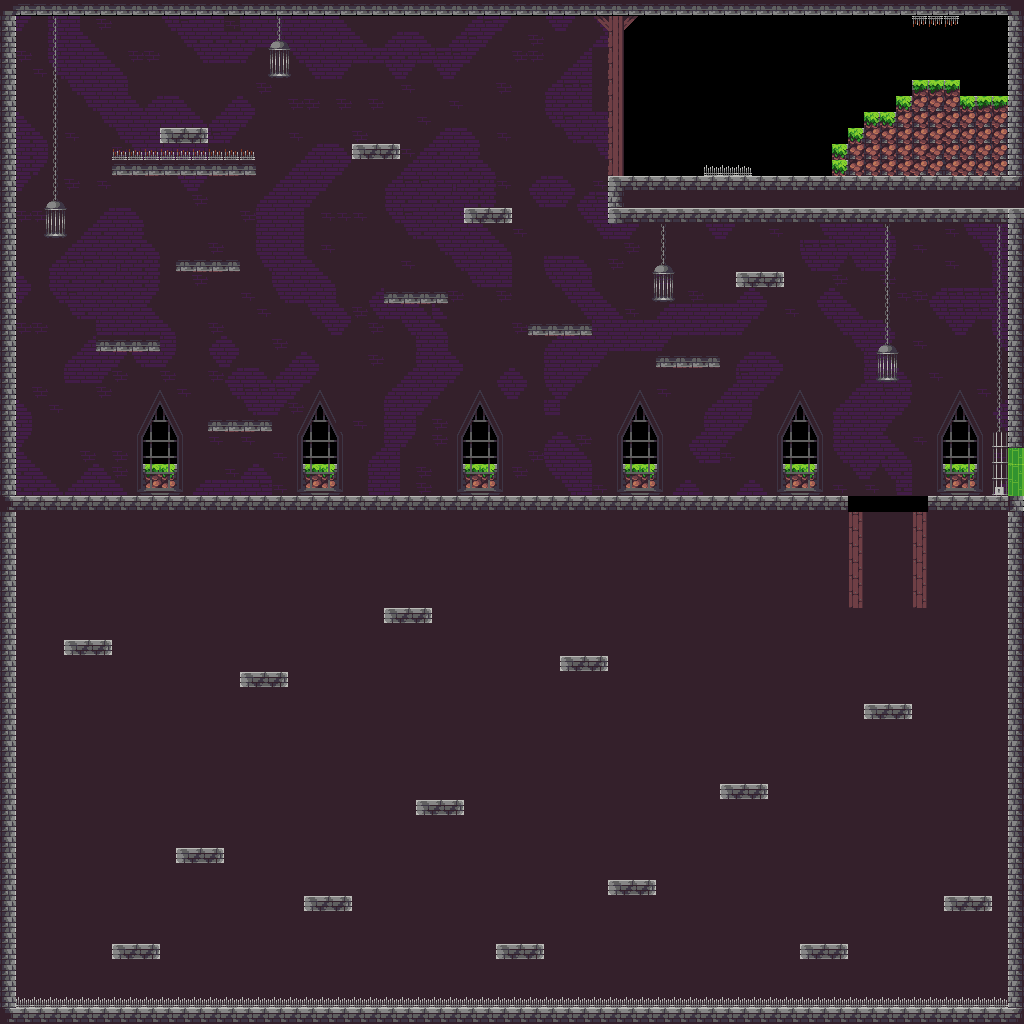

Rendered tile map (Tiled .tmx) drawn with the repository's tilesets; below, a short description and the map source with its tile grids summarised:
An orthogonal 64x64 tile map with 16x16 px tiles, 4 tile layers (Background0, Background1, Background2, Tile Layer 1) and 86 objects (36x wall, 34x platform, 4x spikes, 4x coin, gate, ...).

<map version="1.4" tiledversion="1.4.3" orientation="orthogonal" renderorder="right-down" width="64" height="64" tilewidth="16" tileheight="16" infinite="0" nextlayerid="9" nextobjectid="115">
 <tileset firstgid="1" name="Assets" tilewidth="16" tileheight="16" tilecount="322" columns="23">
  <image source="sheet.png" width="368" height="224" />
 </tileset>
 <layer id="8" name="Background0" width="64" height="64">
  <data>[4096 cells, 124 non-empty, 4 distinct tile ids]</data>
 </layer>
 <layer id="4" name="Background1" width="64" height="64">
  <data>[4096 cells, 3644 non-empty, 51 distinct tile ids]</data>
 </layer>
 <layer id="5" name="Background2" width="64" height="64">
  <data>[4096 cells, 57 non-empty, 11 distinct tile ids]</data>
 </layer>
 <layer id="1" name="Tile Layer 1" width="64" height="64">
  <data>[4096 cells, 640 non-empty, 34 distinct tile ids]</data>
 </layer>
 <objectgroup id="7" name="Object Layer 1">
  <object id="1" type="platform" x="352" y="144" width="48" height="0.01" />
  <object id="5" type="platform" x="176" y="260.333" width="65.3333" height="0.01" />
  <object id="15" type="wall" x="112" y="160" width="144" height="16" />
  <object id="16" type="wall" x="608" y="178" width="400" height="46" />
  <object id="17" type="wall" x="0" y="0" width="14" height="507" />
  <object id="18" type="platform" x="16" y="496" width="832" height="16" />
  <object id="19" type="wall" x="1008" y="0" width="15" height="447" />
  <object id="21" type="wall" x="16" y="0" width="992" height="16" />
  <object id="23" type="wall" x="832" y="146" width="16" height="30" />
  <object id="24" type="wall" x="848" y="129.333" width="16" height="14.6667" />
  <object id="25" type="wall" x="864" y="113.333" width="32" height="14.6667" />
  <object id="26" type="platform" x="896" y="98" width="16" height="14" />
  <object id="27" type="wall" x="912" y="81.6667" width="48" height="14.3333" />
  <object id="32" type="spikes" x="112.5" y="150.333" width="142.5" height="9.66667" />
  <object id="33" type="wall" x="176" y="261.333" width="64.6667" height="9.66667" />
  <object id="37" type="platform" x="384.5" y="292.75" width="65.3333" height="0.01" />
  <object id="38" type="wall" x="384.5" y="293.75" width="64.6667" height="9.66667" />
  <object id="39" type="platform" x="208.583" y="420.417" width="65.3333" height="0.01" />
  <object id="40" type="wall" x="208.583" y="421.417" width="64.6667" height="9.66667" />
  <object id="41" type="platform" x="95.0833" y="340.667" width="65.3333" height="0.01" />
  <object id="42" type="wall" x="95.0833" y="341.667" width="64.6667" height="9.66667" />
  <object id="43" type="platform" x="527.583" y="324.917" width="65.3333" height="0.01" />
  <object id="44" type="wall" x="527.583" y="325.917" width="64.6667" height="9.66667" />
  <object id="45" type="wall" x="351.75" y="144.75" width="49" height="14.75" />
  <object id="46" type="platform" x="464" y="208.25" width="48" height="0.01" />
  <object id="47" type="wall" x="463.75" y="209" width="49" height="14.75" />
  <object id="48" type="platform" x="735.25" y="272.75" width="48" height="0.01" />
  <object id="49" type="wall" x="735" y="273.5" width="49" height="14.75" />
  <object id="50" type="platform" x="159.917" y="127.958" width="48" height="0.01" />
  <object id="51" type="wall" x="159.667" y="128.708" width="49" height="14.75" />
  <object id="52" type="platform" x="607.333" y="175.667" width="399.333" height="1.33333" />
  <object id="53" type="spikes" x="704.333" y="164.333" width="47.6667" height="10.6667" />
  <object id="54" type="spikes" x="912.667" y="15.6667" width="45.6667" height="9.33333" />
  <object id="55" type="platform" x="962" y="94.6667" width="45.6667" height="2.33333" />
  <object id="56" type="platform" x="912.667" y="79.3333" width="46.6667" height="1.33333" />
  <object id="57" type="platform" x="896" y="96.3333" width="15" height="1.33333" />
  <object id="58" type="platform" x="865.333" y="111.667" width="30" height="1.33333" />
  <object id="59" type="platform" x="847.667" y="126.667" width="15.6667" height="1.33333" />
  <object id="60" type="platform" x="832.667" y="143.333" width="14" height="1.66667" />
  <object id="61" type="platform" x="63.8333" y="639.417" width="48" height="0.01" />
  <object id="62" type="wall" x="63.5833" y="640.167" width="49" height="14.75" />
  <object id="63" type="platform" x="239.75" y="672" width="48" height="0.01" />
  <object id="64" type="wall" x="239.5" y="672.75" width="49" height="14.75" />
  <object id="65" type="platform" x="176" y="848.25" width="48" height="0.01" />
  <object id="66" type="wall" x="175.75" y="849" width="49" height="14.75" />
  <object id="67" type="platform" x="304" y="895.25" width="48" height="0.01" />
  <object id="68" type="wall" x="303.75" y="896" width="49" height="14.75" />
  <object id="69" type="platform" x="415.5" y="799.75" width="48" height="0.01" />
  <object id="70" type="wall" x="415.25" y="800.5" width="49" height="14.75" />
  <object id="71" type="platform" x="495.75" y="943.75" width="48" height="0.01" />
  <object id="72" type="wall" x="495.5" y="944.5" width="49" height="14.75" />
  <object id="73" type="platform" x="607.75" y="879.5" width="48" height="0.01" />
  <object id="74" type="wall" x="607.5" y="880.25" width="49" height="14.75" />
  <object id="75" type="platform" x="799.75" y="943.75" width="48" height="0.01" />
  <object id="76" type="wall" x="799.5" y="944.5" width="49" height="14.75" />
  <object id="77" type="platform" x="719.5" y="783.25" width="48" height="0.01" />
  <object id="78" type="wall" x="719.25" y="784" width="49" height="14.75" />
  <object id="79" type="platform" x="943.75" y="896" width="48" height="0.01" />
  <object id="80" type="wall" x="943.5" y="896.75" width="49" height="14.75" />
  <object id="85" type="platform" x="559.5" y="655.75" width="48" height="0.01" />
  <object id="86" type="wall" x="559.25" y="656.5" width="49" height="14.75" />
  <object id="87" type="platform" x="383.25" y="607.25" width="48" height="0.01" />
  <object id="88" type="wall" x="383" y="608" width="49" height="14.75" />
  <object id="89" type="platform" x="111.75" y="943.75" width="48" height="0.01" />
  <object id="90" type="wall" x="111.5" y="944.5" width="49" height="14.75" />
  <object id="91" type="spikes" x="18" y="995" width="989" height="13" />
  <object id="92" type="wall" x="1008" y="512" width="16" height="512" />
  <object id="93" type="platform" x="0" y="1008" width="1008" height="16" />
  <object id="94" type="wall" x="0" y="512" width="16" height="496" />
  <object id="95" type="platform" x="928" y="496.5" width="96" height="16" />
  <object id="96" type="wall" x="849.5" y="511.5" width="14.5" height="96.5" />
  <object id="97" type="wall" x="912" y="512" width="16" height="96" />
  <object id="100" type="gate" x="992" y="432" width="16" height="64" />
  <object id="101" type="door" x="1008" y="448" width="16" height="48" />
  <object id="102" type="goldchest" x="928" y="64" width="16" height="16" />
  <object id="103" type="silverchest" x="752" y="256" width="16" height="16" />
  <object id="104" type="goldkey" x="176" y="112" width="16" height="16" />
  <object id="106" type="elevator" x="864" y="704" width="48" height="16" />
  <object id="107" type="silverkey" x="960" y="880" width="16" height="16" />
  <object id="108" type="lever" x="128" y="928" width="16" height="16" />
  <object id="109" type="coin" x="576" y="640" width="16" height="16" />
  <object id="110" type="coin" x="80" y="624" width="16" height="16" />
  <object id="111" type="coin" x="512" y="928" width="16" height="16" />
  <object id="112" type="coin" x="416" y="272" width="16" height="16" />
  <object id="113" type="platform" x="655.212" y="356.727" width="65.3333" height="0.01" />
  <object id="114" type="wall" x="655.212" y="357.727" width="64.6667" height="9.66667" />
 </objectgroup>
</map>
